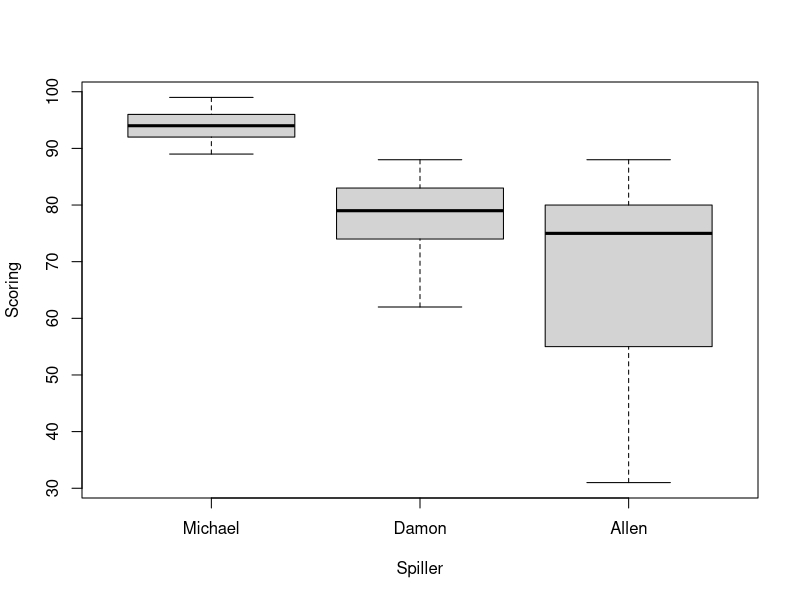

Source code (R):
library("readxl")

dataa <- read_excel("./Basketbold scoringer.xlsx")

data_stac <- stack(dataa)
colnames(data_stac) <- c("Scoring", "Spiller")

library(dplyr)
group_by(data_stac, Spiller)%>%
  summarize(
    count = n(),
    mean = mean(Scoring),
    sd = sd(Scoring),
    var = var(Scoring)
  )

library("ggpubr")
boxplot(Scoring~Spiller, data=data_stac,
  names = c("Michael", "Damon", "Allen"))

Anov <- aov(Scoring~Spiller, data=data_stac)
summary(Anov)

